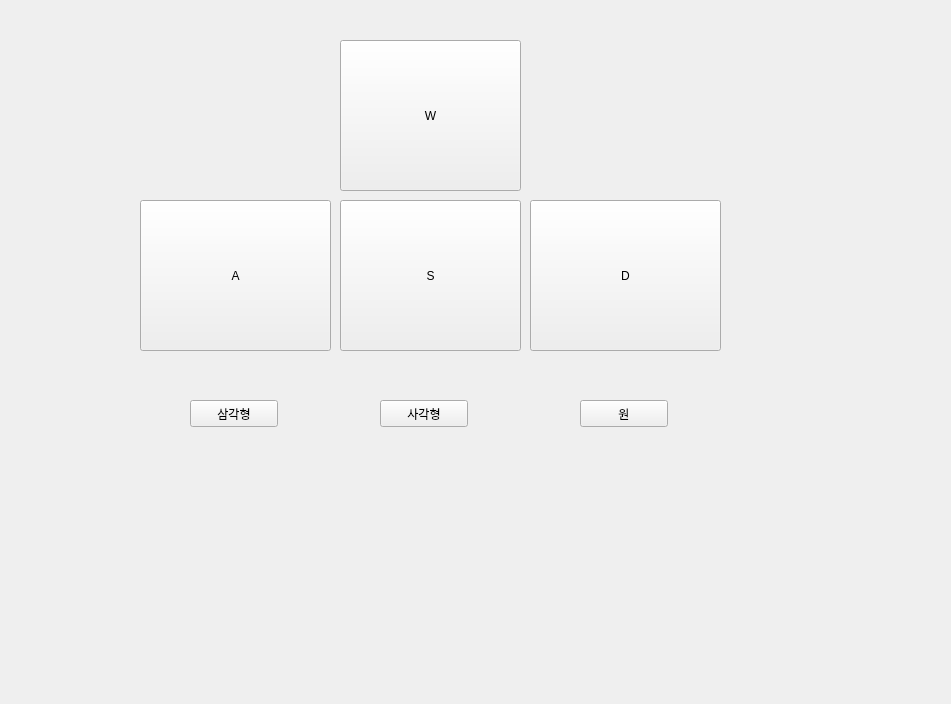
<?xml version="1.0" encoding="UTF-8"?>
<ui version="4.0">
 <class>MainWindowDesign</class>
 <widget class="QMainWindow" name="MainWindowDesign">
  <property name="geometry">
   <rect>
    <x>0</x>
    <y>0</y>
    <width>951</width>
    <height>704</height>
   </rect>
  </property>
  <property name="windowTitle">
   <string>QRosApp</string>
  </property>
  <property name="windowIcon">
   <iconset resource="../resources/images.qrc">
    <normaloff>:/images/icon.png</normaloff>:/images/icon.png</iconset>
  </property>
  <property name="locale">
   <locale language="English" country="Australia"/>
  </property>
  <widget class="QWidget" name="centralwidget">
   <widget class="QPushButton" name="btnW">
    <property name="geometry">
     <rect>
      <x>340</x>
      <y>40</y>
      <width>181</width>
      <height>151</height>
     </rect>
    </property>
    <property name="text">
     <string>W</string>
    </property>
   </widget>
   <widget class="QPushButton" name="btnS">
    <property name="geometry">
     <rect>
      <x>340</x>
      <y>200</y>
      <width>181</width>
      <height>151</height>
     </rect>
    </property>
    <property name="text">
     <string>S</string>
    </property>
   </widget>
   <widget class="QPushButton" name="btnA">
    <property name="geometry">
     <rect>
      <x>140</x>
      <y>200</y>
      <width>191</width>
      <height>151</height>
     </rect>
    </property>
    <property name="text">
     <string>A</string>
    </property>
   </widget>
   <widget class="QPushButton" name="btnD">
    <property name="geometry">
     <rect>
      <x>530</x>
      <y>200</y>
      <width>191</width>
      <height>151</height>
     </rect>
    </property>
    <property name="text">
     <string>D</string>
    </property>
   </widget>
   <widget class="QPushButton" name="btnTriangle">
    <property name="geometry">
     <rect>
      <x>190</x>
      <y>400</y>
      <width>88</width>
      <height>27</height>
     </rect>
    </property>
    <property name="text">
     <string>삼각형</string>
    </property>
   </widget>
   <widget class="QPushButton" name="btnRect">
    <property name="geometry">
     <rect>
      <x>380</x>
      <y>400</y>
      <width>88</width>
      <height>27</height>
     </rect>
    </property>
    <property name="text">
     <string>사각형</string>
    </property>
   </widget>
   <widget class="QPushButton" name="btnCircle">
    <property name="geometry">
     <rect>
      <x>580</x>
      <y>400</y>
      <width>88</width>
      <height>27</height>
     </rect>
    </property>
    <property name="text">
     <string>원</string>
    </property>
   </widget>
  </widget>
  <action name="action_Quit">
   <property name="text">
    <string>&amp;Quit</string>
   </property>
   <property name="shortcut">
    <string>Ctrl+Q</string>
   </property>
   <property name="shortcutContext">
    <enum>Qt::ApplicationShortcut</enum>
   </property>
  </action>
  <action name="action_Preferences">
   <property name="text">
    <string>&amp;Preferences</string>
   </property>
  </action>
  <action name="actionAbout">
   <property name="text">
    <string>&amp;About</string>
   </property>
  </action>
  <action name="actionAbout_Qt">
   <property name="text">
    <string>About &amp;Qt</string>
   </property>
  </action>
 </widget>
 <resources>
  <include location="../resources/images.qrc"/>
 </resources>
 <connections>
  <connection>
   <sender>action_Quit</sender>
   <signal>triggered()</signal>
   <receiver>MainWindowDesign</receiver>
   <slot>close()</slot>
   <hints>
    <hint type="sourcelabel">
     <x>-1</x>
     <y>-1</y>
    </hint>
    <hint type="destinationlabel">
     <x>399</x>
     <y>299</y>
    </hint>
   </hints>
  </connection>
 </connections>
</ui>
